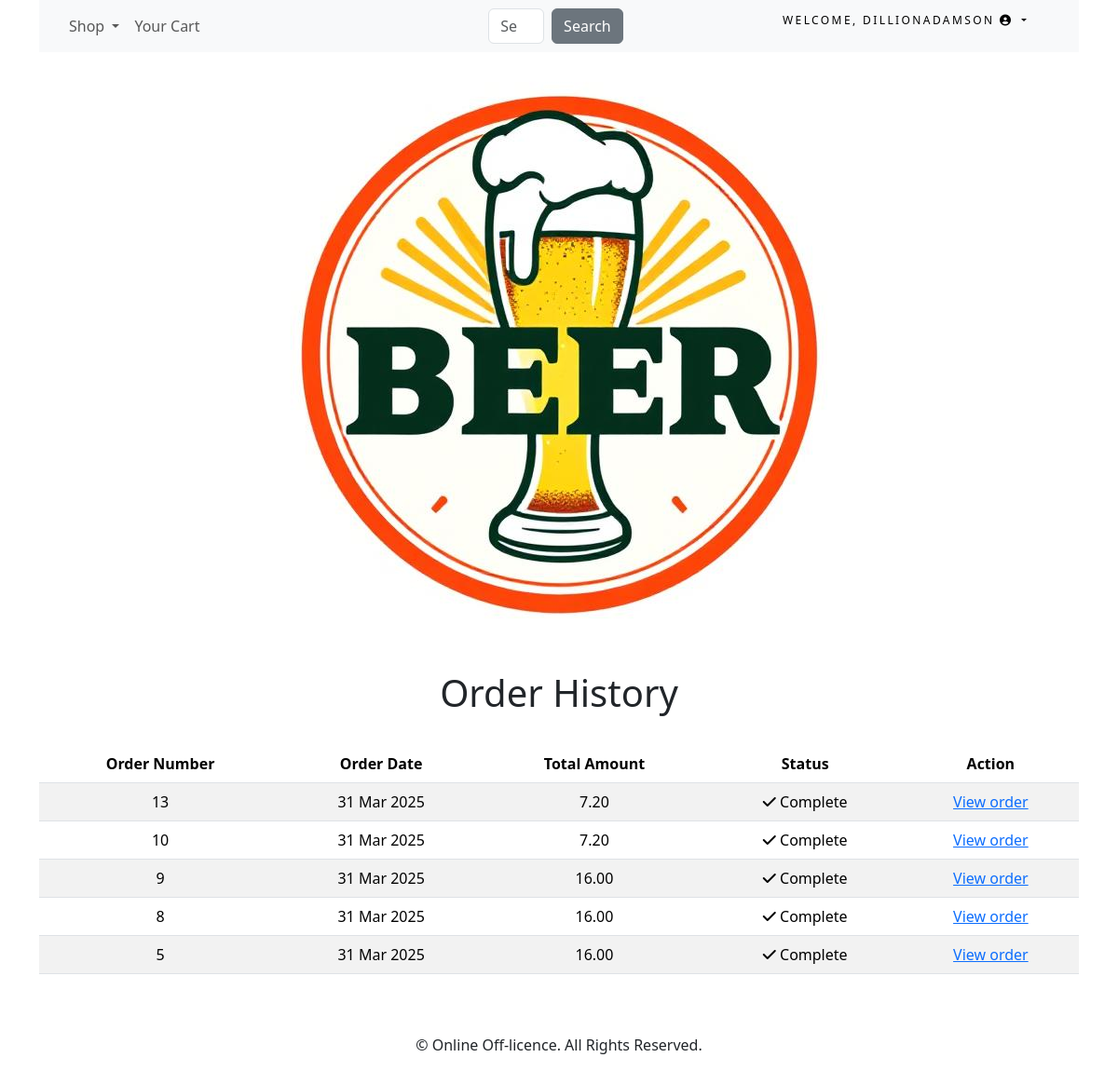
Page /order/history/ (signed in) on the committed database.
### accounts/models.py (models this page shows)
class CustomUser(AbstractUser):
    age = models.PositiveIntegerField(null=True, blank=True)

### order/models.py (models this page shows)
class Order(models.Model):
    token = models.CharField(max_length=250, blank=True)
    total = models.DecimalField(
        max_digits=10, decimal_places=2, verbose_name='Euro Order Total'
    )
    emailAddress = models.EmailField(
        max_length=250, blank=True, verbose_name='Email Address'
    )
    created = models.DateTimeField(auto_now_add=True)
    billingName = models.CharField(max_length=250, blank=True)
    billingAddress1 = models.CharField(max_length=250, blank=True)
    billingCity = models.CharField(max_length=250, blank=True)
    billingPostcode = models.CharField(max_length=10, blank=True)
    billingCountry = models.CharField(max_length=200, blank=True)
    shippingName = models.CharField(max_length=250, blank=True)
    shippingAddress1 = models.CharField(max_length=250, blank=True)
    shippingCity = models.CharField(max_length=250, blank=True)
    shippingPostcode = models.CharField(max_length=10, blank=True)
    shippingCountry = models.CharField(max_length=200, blank=True)
    voucher = models.ForeignKey(Voucher,related_name='orders',null=True,blank=True,on_delete=models.SET_NULL)
    discount = models.IntegerField(default = 0,validators=[MinValueValidator(0),MaxValueValidator(100)])
    class Meta:
        db_table = 'Order'
        ordering = ['-created']
    def __str__(self):
        return str(self.id)

### order/views.py (the view)
# urls.py: path('history/', views.orderHistory.as_view(), name='order_list'),
class orderHistory(LoginRequiredMixin, View):
    def get(self, request):
        if request.user.is_authenticated:
            email = str(request.user.email)
            order_details = Order.objects.filter(emailAddress=email)
            print(f"Orders retrieved for {email}: {order_details}")
        return render(request, 'order_list.html', {'order_details': order_details})

### cart/context_processors.py (called while the page is built)
def counter(request):
    item_count = 0
    if 'admin' in request.path:
        return {}
    else:
        try:
            cart = Cart.objects.filter(cart_id=_cart_id(request))
            cart_items = CartItem.objects.all().filter(cart=cart[:1])
            for cart_item in cart_items:
                item_count += cart_item.quantity
        except Cart.DoesNotExist:
            item_count = 0
    return {'item_count':item_count}

### cart/views.py (called while the page is built)
def _cart_id(request):
    cart = request.session.session_key
    if not cart:
        cart = request.session.create()
    return cart

### shop/context_processors.py (called while the page is built)
def menu_links(request):
    links = Category.objects.all()
    return {'links':links}

### shop/models.py (called while the page is built)
    def get_absolute_url(self):
        return reverse('shop:products_by_category', args=[self.id])

### order/templates/order_list.html (shortened to what this page needs)
{% extends "base.html" %}
{% load static %}
{% block content %}
<div>
    <div class="text-center">
        <br>
        <h1 class="text-center my_title">Order History</h1>
        <br>
        {% if order_details %}
        <table class="table table-striped">
            <thead>
                <tr>
                    <th>Order Number</th>
                    <th>Order Date</th>
                    <th>Total Amount</th>
                    <th>Status</th>
                    <th>Action</th>
                </tr>
            </thead>
            <tbody>
                {% for order in order_details %}
                <tr>
                    <td>{{ order.id }}</td>
                    <td>{{ order.created|date:"d M Y" }}</td>
                    <td>{{ order.total }}</td>
                    <td>
                        <i class="fas fa-check"></i>&nbsp;Complete
                    </td>
                    <td>
                        <a href="{% url 'order:order_detail' order.id %}">View order</a>
                    </td>
                </tr>
                {% endfor %}
            </tbody>
        </table>
        {% else %}
        <p>
            You have not placed any orders yet.<br><br>
            <a href="{% url 'shop:all_products' %}" class="btn btn-secondary">Continue shopping</a>
        </p>
        {% endif %}
    </div>
</div>
<br>
<br>
{% endblock %}

### shop/templates/navbar.html (shortened to what this page needs)
<nav class="navbar navbar-expand-lg navbar-light bg-light">
  <div class="container-fluid">
    <div class="collapse navbar-collapse" id="navbarSupportedContent">
      <ul class="navbar-nav container-fluid">
        <li class="nav-item dropdown">
          <a class="nav-link dropdown-toggle" href="#" id="navbarDropdown" role="button" data-bs-toggle="dropdown" aria-expanded="false">
            Shop
          </a>
          </li>
        <li class="nav-item">
          <a class="nav-link" href="{% url 'cart:cart_detail' %}">Your Cart</a>
        </li>
      </ul>
      <form class="d-flex" action="{% url 'search_app:searchResult' %}" method="get">
        <input class="form-control me-2" type="search" placeholder="Search" aria-label="Search" name="q">
        <button class="btn btn-secondary" type="submit">Search</button>
      </form>
      <div class="container">
        <div class="my_custom_menu">
      <ul>
        {% if user.is_authenticated %}
        <li>
            Welcome,
            <a href="#" class="dropdown-toggle" data-bs-toggle="dropdown" aria-haspopup="true" aria-expanded="false">
                {{ user.username }} <i class="fas fa-user-circle"></i>
            </a>
        </li>
        {% endif %}
    </ul>
    </div>
</div>
</div>
  </div>
</nav>

### static/css/custom.css (style rules this page uses)
.my_custom_menu { text-align: right !important; }
.my_custom_menu ul li { list-style: none; color: #000; text-transform: uppercase; letter-spacing: .2em; font-size: 12px; padding-right: 20px; display: inline; }
.my_custom_menu ul li a { text-decoration: none; color: #000; list-style: none; text-transform: uppercase; letter-spacing: .2em; font-size: 12px; }

### rows in the picture
CustomUser: username "DILLIONADAMSON"
Order: id "13", created "31 Mar 2025", total "7.20"
Order: id "10", created "31 Mar 2025", total "7.20"
Order: id "9", created "31 Mar 2025", total "16.00"
Order: id "8", created "31 Mar 2025", total "16.00"
Order: id "5", created "31 Mar 2025", total "16.00"
